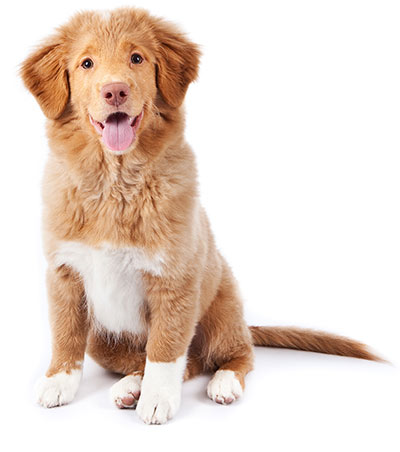
//> input picture Image Processing with OpenCV/images/Dog.jpg, 400 x 452 px
$ ./Image_Processing_with_OpenCV   (built with g++ and OpenCV 4)
//> lines starting //> are read from the running program, lines starting //| are printed output that depends on the picture
### Image Processing with OpenCV/colorReduce.h
#ifndef COLOR_REDUCE    // To make sure you don't declare the function more than once by including the header multiple times.
#define COLOR_REDUCE

#include <opencv2/highgui.hpp>

using namespace std;
using namespace cv;

void colorReduce(Mat image, int div );
void colorReduceIO(const Mat &image, Mat &result, int div );
void colorReduce3(Mat image, int div);
void colorReduce4(Mat image, int div);
void colorReduce5(Mat image, int div);
void colorReduce6(Mat image, int div);
void colorReduce7(Mat image, int div);
void colorReduce8(Mat image, int div);
void colorReduce9(Mat image, int div);
void colorReduce10(Mat image, int div);
void colorReduce11(Mat image, int div);
void colorReduce12(Mat image, int div);
void colorReduce13(Mat image, int div);
void colorReduce14(Mat image, int div);
void colorReduce15(Mat image, int div);
void colorReduce16(Mat image, int div);
#endif

### Image Processing with OpenCV/pch.h
// Tips for Getting Started:
//   1. Use the Solution Explorer window to add/manage files
//   2. Use the Team Explorer window to connect to source control
//   3. Use the Output window to see build output and other messages
//   4. Use the Error List window to view errors
//   5. Go to Project > Add New Item to create new code files, or Project > Add Existing Item to add existing code files to the project
//   6. In the future, to open this project again, go to File > Open > Project and select the .sln file

#ifndef PCH_H
#define PCH_H

// TODO: add headers that you want to pre-compile here

#endif //PCH_H

### Image Processing with OpenCV/Image Processing with OpenCV.cpp
// Image Processing with OpenCV.cpp : This file contains the 'main' function. Program execution begins and ends there.
//

#include "pch.h"
//the iostream to use like cout
#include <iostream>
//the core.hpp declares the image data structure.
#include <opencv2/core.hpp>
/*the highgui.hpp header file that contains all the graphical interface functions that
  allow you to easily visualize and interact with your images. like(imshow(),imread(), ... ),
  and can react to mouse or key events */
#include <opencv2/highgui.hpp>
// for drow chaps, mithod likes (circle, )
#include <opencv2/imgproc.hpp>
#include <random>

#include "colorReduce.h"

//to don't add the namespace in code (remove std::)
using namespace std;
//makes the openCV classes and functions easier to identify within your code.(remove cv::)
using namespace cv;


void openImage();
void mouseEvents();
void cvMatStractuer();
void DefiningRegionsOfInterest();
void AccessingPixelValues(); void SaltAndPepper(Mat image, int n);
void ScanningImageWithPointers(); void colorReduce(Mat image, int div);

int main()
{
	int num;
	do {
		cout << "1 - Open and save a Image\n";
		cout << "2 - Mouse Event\n";
		cout << "3 - cvMat Stractuer\n";
		cout << "4 - Defining Regions Of Interest like: Logo\n";
		cout << "5 - Accessing Pixel Values \n";
		cout << "6 - Scanning an Image With Pointers \n";
		cout << "0 - ti Exit =>\n";

		cout << "\nChoice app One: ";
		cin >> num;
//> the answer given: 1

		switch (num){
		case 1: openImage(); break;
		case 2: mouseEvents();  break;
		case 3:cvMatStractuer(); break;
		case 4: DefiningRegionsOfInterest(); break;
		case 5: AccessingPixelValues(); break;
		case 6: ScanningImageWithPointers(); break;

		}

	} while (num != 0);

	return 0;
}

//1
void openImage() {

	Mat image;

	cout << "this Image is " << image.rows << " x " << image.cols << endl;
	//image as a three channel color
	image = imread("images/Dog.jpg");
//> image is the input picture: 452 rows x 400 cols, CV_8UC3; mean B, G, R 206.4, 216.8, 232.6

	if (image.empty()) {
		cout << "image not exsist " << endl;

	}
	//name of the windows
	namedWindow("Oregnal Dog Image");
	//an image made up of integers designated as cv16u for 16 bit unsigned integers or cv32s for a 32 bit sine integers.
	imshow("Oregnal Dog Image", image);


	//ROTATE_90_CLOCKWISE = 0, //!<Rotate 90 degrees clockwise
	Mat flip90_Image;
	flip(image, flip90_Image, 0);
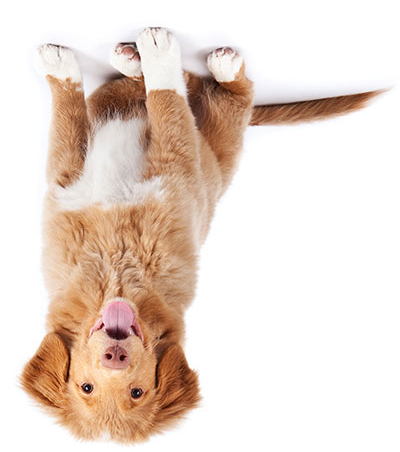
//> flip90_Image: 452 rows x 400 cols, CV_8UC3; mean B, G, R 206.4, 216.8, 232.6
	namedWindow("Rotate 90 degrees clockwise Dog Image");
	imshow("Rotate 90 degrees clockwise Dog Image", flip90_Image);
	//save image in local disk (image extension (.bmp .jpg .png .tiff))
	imwrite("images/Dog_flip90_Image.bmp", flip90_Image);

	//ROTATE_180 = 1, //!<Rotate 180 degrees clockwise
	Mat flip180_Image;
	flip(image, flip180_Image, 1);
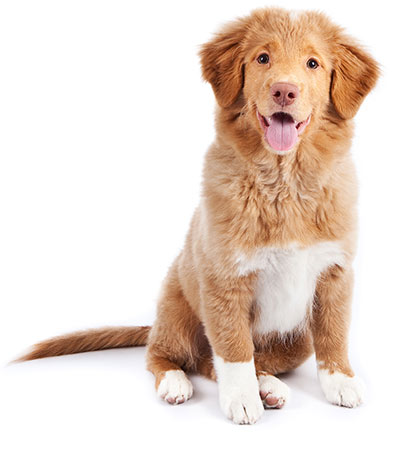
//> flip180_Image: 452 rows x 400 cols, CV_8UC3; mean B, G, R 206.4, 216.8, 232.6
	namedWindow("Rotate 180 degrees clockwise Dog Image");
	imshow("Rotate 180 degrees clockwise Dog Image", flip180_Image);
	//save image in local disk (image extension (.bmp .jpg .png .tiff))
	imwrite("images/Dog_flip180_Image.tiff", flip90_Image);

	//ROTATE_90_COUNTERCLOCKWISE = 2, //!<Rotate 270 degrees clockwise
	Mat flip270_Image;
	flip(image, flip270_Image, 2);
	namedWindow("Rotate 270 degrees clockwise Dog Image");
	imshow("Rotate 270 degrees clockwise Dog Image", flip270_Image);
	//save image in local disk (image extension (.bmp .jpg .png .tiff))
	imwrite("images/Dog_flip270_Image.png", flip90_Image);

	//ROTATE_90 them 180_ = -1, //!<Rotate 90 degrees then 180 degrees clockwise
	Mat flip_minus1_Image;
	flip(image, flip_minus1_Image, -1);
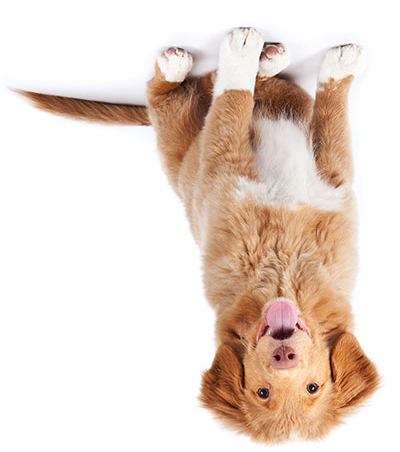
//> flip_minus1_Image: 452 rows x 400 cols, CV_8UC3; mean B, G, R 206.4, 216.8, 232.6
	namedWindow("Rotate 90 degrees then 180 degrees Dog Image");
	imshow("Rotate 90 degrees then 180 degrees Dog Image", flip_minus1_Image);
	//save image in local disk (image extension (.bmp .jpg .png .tiff))
	imwrite("images/Dog_flip90_180_Image.png", flip_minus1_Image);

	/*This is very advantageous since several computer vision algorithms require gray level images.
	   Converting an input color image on the fly as you read it will save you time and minimize your memory usage. */
	//reade gray level images
	Mat grayImage = imread("images/dog.jpg", IMREAD_GRAYSCALE);
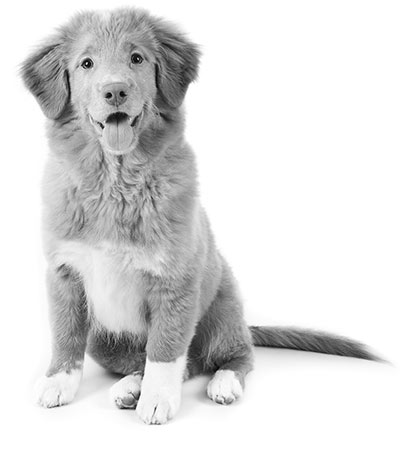
//> grayImage: 452 rows x 400 cols, CV_8UC1; min 0, max 255, mean 220.3
	namedWindow("IMREAD_GRAYSCALE Dog Image");
	imshow("IMREAD_GRAYSCALE Dog Image", grayImage);
	//save image in local disk (image extension (.bmp .jpg .png .tiff))
	imwrite("images/Dog_GrayImage.jpg", grayImage);
	cout << "IMREAD_GRAYSCALE Image is " << grayImage.rows << " x " << grayImage.cols << "| channels: " << grayImage.channels() << endl;
//| IMREAD_GRAYSCALE Image is 452 x 400| channels: 1

	//
	//in IMREAD_GRAYSCALE we convert the imahe channels to 1, but here IMREAD_COLOR we convert this channel to 3
	Mat colorImage = imread("images/Dog_GrayImage.jpg", IMREAD_COLOR);
//> colorImage: 452 rows x 400 cols, CV_8UC3; min 0, max 255, mean 220.3
	namedWindow("IMREAD_COLOR Dog Image");
	imshow("IMREAD_COLOR Dog Image", colorImage);
	//save image in local disk (image extension (.bmp .jpg .png .tiff))
	imwrite("images/Dog_GrayImage_in3Channels.jpg", colorImage);
	cout << "IMREAD_COLOR Image is " << colorImage.rows << " x " << colorImage.cols <<"| channels: " <<colorImage.channels() << endl;
//| IMREAD_COLOR Image is 452 x 400| channels: 3
	//example: in IMREAD_GRAYSCALE (x 50, y100 ) = (180), but in IMREAD_COLOR convert 1 channel to 3 (x 50, y100 ) = rgb(r=180, g=180,b=180)


	//to Pause the app
	waitKey(0);
}

//2
/*
the first parameter is an integer that is used to specify which type of mouse event has triggered the call to the callback function.
The other two (x , y) parameters are simply the pixel coordinates of the mouse location when the event has occurred.
The flags are used to determine which button was pressed when the mouse event was triggered.
Finally the last perimeter is used to send an extra parameter to the function in the form of a pointer to any object.
*/
// [349 lines left out: functions onMouse, mouseEvents, cvMatStractuer, DefiningRegionsOfInterest, SaltAndPepper, AccessingPixelValues and 1 more, not called in this run]

//7
